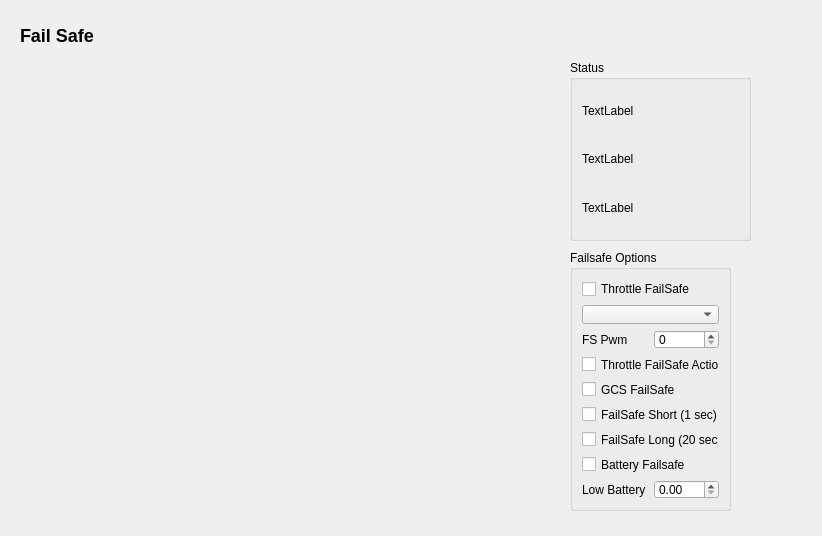
<?xml version="1.0" encoding="UTF-8"?>
<ui version="4.0">
 <class>FailSafeConfig</class>
 <widget class="QWidget" name="FailSafeConfig">
  <property name="geometry">
   <rect>
    <x>0</x>
    <y>0</y>
    <width>822</width>
    <height>536</height>
   </rect>
  </property>
  <property name="windowTitle">
   <string>Form</string>
  </property>
  <widget class="QLabel" name="label">
   <property name="geometry">
    <rect>
     <x>20</x>
     <y>20</y>
     <width>141</width>
     <height>31</height>
    </rect>
   </property>
   <property name="text">
    <string>&lt;h2&gt;Fail Safe&lt;/h2&gt;</string>
   </property>
  </widget>
  <widget class="QWidget" name="verticalLayoutWidget">
   <property name="geometry">
    <rect>
     <x>20</x>
     <y>70</y>
     <width>252</width>
     <height>441</height>
    </rect>
   </property>
   <layout class="QVBoxLayout" name="verticalLayout">
    <item>
     <widget class="QGCRadioChannelDisplay" name="radio1In" native="true">
      <property name="minimumSize">
       <size>
        <width>250</width>
        <height>40</height>
       </size>
      </property>
      <property name="maximumSize">
       <size>
        <width>250</width>
        <height>40</height>
       </size>
      </property>
     </widget>
    </item>
    <item>
     <widget class="QGCRadioChannelDisplay" name="radio2In" native="true">
      <property name="minimumSize">
       <size>
        <width>250</width>
        <height>40</height>
       </size>
      </property>
      <property name="maximumSize">
       <size>
        <width>250</width>
        <height>40</height>
       </size>
      </property>
     </widget>
    </item>
    <item>
     <widget class="QGCRadioChannelDisplay" name="radio3In" native="true">
      <property name="minimumSize">
       <size>
        <width>250</width>
        <height>40</height>
       </size>
      </property>
      <property name="maximumSize">
       <size>
        <width>250</width>
        <height>40</height>
       </size>
      </property>
     </widget>
    </item>
    <item>
     <widget class="QGCRadioChannelDisplay" name="radio4In" native="true">
      <property name="minimumSize">
       <size>
        <width>250</width>
        <height>40</height>
       </size>
      </property>
      <property name="maximumSize">
       <size>
        <width>250</width>
        <height>40</height>
       </size>
      </property>
     </widget>
    </item>
    <item>
     <widget class="QGCRadioChannelDisplay" name="radio5In" native="true">
      <property name="minimumSize">
       <size>
        <width>250</width>
        <height>40</height>
       </size>
      </property>
      <property name="maximumSize">
       <size>
        <width>250</width>
        <height>40</height>
       </size>
      </property>
     </widget>
    </item>
    <item>
     <widget class="QGCRadioChannelDisplay" name="radio6In" native="true">
      <property name="minimumSize">
       <size>
        <width>250</width>
        <height>40</height>
       </size>
      </property>
      <property name="maximumSize">
       <size>
        <width>250</width>
        <height>40</height>
       </size>
      </property>
     </widget>
    </item>
    <item>
     <widget class="QGCRadioChannelDisplay" name="radio7In" native="true">
      <property name="minimumSize">
       <size>
        <width>250</width>
        <height>40</height>
       </size>
      </property>
      <property name="maximumSize">
       <size>
        <width>250</width>
        <height>40</height>
       </size>
      </property>
     </widget>
    </item>
    <item>
     <widget class="QGCRadioChannelDisplay" name="radio8In" native="true">
      <property name="minimumSize">
       <size>
        <width>250</width>
        <height>40</height>
       </size>
      </property>
      <property name="maximumSize">
       <size>
        <width>250</width>
        <height>40</height>
       </size>
      </property>
     </widget>
    </item>
   </layout>
  </widget>
  <widget class="QWidget" name="verticalLayoutWidget_2">
   <property name="geometry">
    <rect>
     <x>300</x>
     <y>70</y>
     <width>252</width>
     <height>441</height>
    </rect>
   </property>
   <layout class="QVBoxLayout" name="verticalLayout_2">
    <item>
     <widget class="QGCRadioChannelDisplay" name="radio1Out" native="true">
      <property name="minimumSize">
       <size>
        <width>250</width>
        <height>40</height>
       </size>
      </property>
      <property name="maximumSize">
       <size>
        <width>250</width>
        <height>40</height>
       </size>
      </property>
     </widget>
    </item>
    <item>
     <widget class="QGCRadioChannelDisplay" name="radio2Out" native="true">
      <property name="minimumSize">
       <size>
        <width>250</width>
        <height>40</height>
       </size>
      </property>
      <property name="maximumSize">
       <size>
        <width>250</width>
        <height>40</height>
       </size>
      </property>
     </widget>
    </item>
    <item>
     <widget class="QGCRadioChannelDisplay" name="radio3Out" native="true">
      <property name="minimumSize">
       <size>
        <width>250</width>
        <height>40</height>
       </size>
      </property>
      <property name="maximumSize">
       <size>
        <width>250</width>
        <height>40</height>
       </size>
      </property>
     </widget>
    </item>
    <item>
     <widget class="QGCRadioChannelDisplay" name="radio4Out" native="true">
      <property name="minimumSize">
       <size>
        <width>250</width>
        <height>40</height>
       </size>
      </property>
      <property name="maximumSize">
       <size>
        <width>250</width>
        <height>40</height>
       </size>
      </property>
     </widget>
    </item>
    <item>
     <widget class="QGCRadioChannelDisplay" name="radio5Out" native="true">
      <property name="minimumSize">
       <size>
        <width>250</width>
        <height>40</height>
       </size>
      </property>
      <property name="maximumSize">
       <size>
        <width>250</width>
        <height>40</height>
       </size>
      </property>
     </widget>
    </item>
    <item>
     <widget class="QGCRadioChannelDisplay" name="radio6Out" native="true">
      <property name="minimumSize">
       <size>
        <width>250</width>
        <height>40</height>
       </size>
      </property>
      <property name="maximumSize">
       <size>
        <width>250</width>
        <height>40</height>
       </size>
      </property>
     </widget>
    </item>
    <item>
     <widget class="QGCRadioChannelDisplay" name="radio7Out" native="true">
      <property name="minimumSize">
       <size>
        <width>250</width>
        <height>40</height>
       </size>
      </property>
      <property name="maximumSize">
       <size>
        <width>250</width>
        <height>40</height>
       </size>
      </property>
     </widget>
    </item>
    <item>
     <widget class="QGCRadioChannelDisplay" name="radio8Out" native="true">
      <property name="minimumSize">
       <size>
        <width>250</width>
        <height>40</height>
       </size>
      </property>
      <property name="maximumSize">
       <size>
        <width>250</width>
        <height>40</height>
       </size>
      </property>
     </widget>
    </item>
   </layout>
  </widget>
  <widget class="QGroupBox" name="groupBox">
   <property name="geometry">
    <rect>
     <x>570</x>
     <y>60</y>
     <width>181</width>
     <height>181</height>
    </rect>
   </property>
   <property name="title">
    <string>Status</string>
   </property>
   <layout class="QVBoxLayout" name="verticalLayout_3">
    <item>
     <widget class="QLabel" name="modeLabel">
      <property name="text">
       <string>TextLabel</string>
      </property>
     </widget>
    </item>
    <item>
     <widget class="QLabel" name="armedLabel">
      <property name="text">
       <string>TextLabel</string>
      </property>
     </widget>
    </item>
    <item>
     <widget class="QLabel" name="gpsLabel">
      <property name="text">
       <string>TextLabel</string>
      </property>
     </widget>
    </item>
   </layout>
  </widget>
  <widget class="QGroupBox" name="groupBox_2">
   <property name="geometry">
    <rect>
     <x>570</x>
     <y>250</y>
     <width>161</width>
     <height>261</height>
    </rect>
   </property>
   <property name="title">
    <string>Failsafe Options</string>
   </property>
   <layout class="QVBoxLayout" name="verticalLayout_4">
    <item>
     <widget class="QCheckBox" name="throttleCheckBox">
      <property name="text">
       <string>Throttle FailSafe</string>
      </property>
     </widget>
    </item>
    <item>
     <widget class="QComboBox" name="throttleFailSafeComboBox"/>
    </item>
    <item>
     <layout class="QHBoxLayout" name="horizontalLayout_2">
      <item>
       <widget class="QLabel" name="label_5">
        <property name="text">
         <string>FS Pwm</string>
        </property>
       </widget>
      </item>
      <item>
       <widget class="QSpinBox" name="throttlePwmSpinBox">
        <property name="maximum">
         <number>3000</number>
        </property>
       </widget>
      </item>
     </layout>
    </item>
    <item>
     <widget class="QCheckBox" name="throttleActionCheckBox">
      <property name="text">
       <string>Throttle FailSafe Action</string>
      </property>
     </widget>
    </item>
    <item>
     <widget class="QCheckBox" name="gcsCheckBox">
      <property name="text">
       <string>GCS FailSafe</string>
      </property>
     </widget>
    </item>
    <item>
     <widget class="QCheckBox" name="fsShortCheckBox">
      <property name="text">
       <string>FailSafe Short (1 sec)</string>
      </property>
     </widget>
    </item>
    <item>
     <widget class="QCheckBox" name="fsLongCheckBox">
      <property name="text">
       <string>FailSafe Long (20 sec)</string>
      </property>
     </widget>
    </item>
    <item>
     <widget class="QCheckBox" name="batteryFailCheckBox">
      <property name="text">
       <string>Battery Failsafe</string>
      </property>
     </widget>
    </item>
    <item>
     <layout class="QHBoxLayout" name="horizontalLayout">
      <item>
       <widget class="QLabel" name="label_6">
        <property name="text">
         <string>Low Battery</string>
        </property>
       </widget>
      </item>
      <item>
       <widget class="QDoubleSpinBox" name="batteryVoltSpinBox">
        <property name="maximum">
         <double>100.000000000000000</double>
        </property>
       </widget>
      </item>
     </layout>
    </item>
   </layout>
  </widget>
 </widget>
 <customwidgets>
  <customwidget>
   <class>QGCRadioChannelDisplay</class>
   <extends>QWidget</extends>
   <header>ui/designer/QGCRadioChannelDisplay.h</header>
   <container>1</container>
  </customwidget>
 </customwidgets>
 <resources/>
 <connections/>
</ui>
